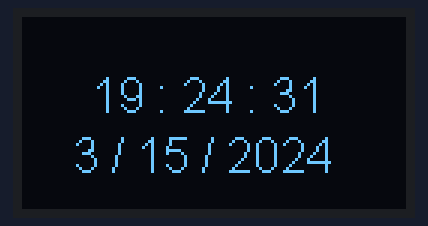
Bench run of a sketch on a simulated ESP8266 (NodeMCU). Shown: 128×64 one-colour display. WiFi joins after 1.5 s; servers stay silent unless stated; what the sketch prints to the serial monitor is not drawn.

Above: at 1.7 s.
At 5.7 s:
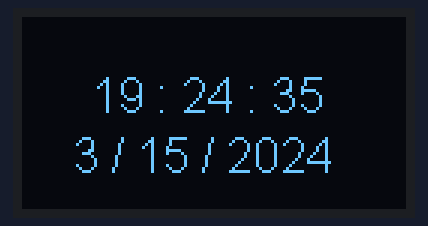
At 9.8 s:
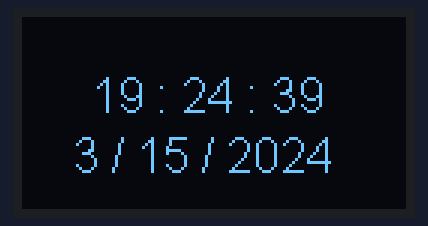
At 19.9 s:
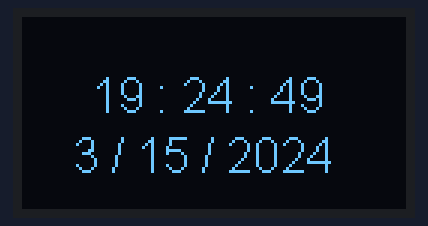
At 29.0 s:
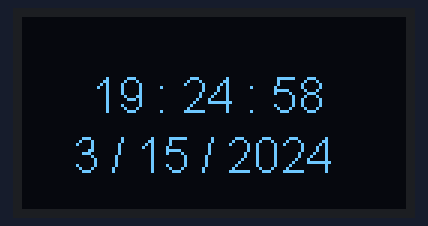
At 38.2 s:
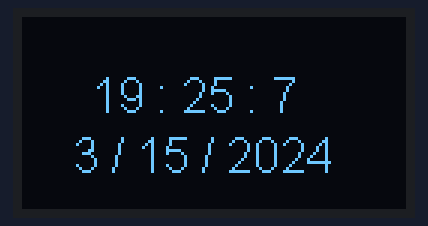

Measured:
- what the display in image 0 shows lasts 1.0 s, from 1.6 s to 2.6 s

The sketch:

NTP_SSD1306.ino
```cpp
#include <ESP8266WiFi.h>
#include <WiFiUdp.h>
#include <TimeLib.h>
#include "SSD1306.h"

const char* ssid = "IoTStLabs";
const char* password = "fold1108";

// NTP 서버
IPAddress timeServer(132, 163, 4, 101); // time-a.timefreq.bldrdoc.gov

const int timeZone = 9;         // 표준 시간대를 설정

WiFiUDP Udp;
unsigned int localPort = 8888;  // UDP 패킷을 수신하기 위한 로컬 포트

SSD1306  display(0x3c, D3, D5);

void setup()
{
  Serial.begin(9600);
  Serial.println();
  Serial.println("SSD1306/NTP_Time");
  Serial.print("Connecting to ");
  Serial.println(ssid);

  display.init();
  display.flipScreenVertically();
  display.setTextAlignment(TEXT_ALIGN_LEFT);
  display.setFont(ArialMT_Plain_16);
  display.drawString(0, 2, "SSD1306 &");
  display.drawString(0, 20, "NTP_Time");
  display.setFont(ArialMT_Plain_10);
  display.drawString(0, 42, "Connecting to ");
  display.drawString(0, 54, ssid);
  display.setFont(ArialMT_Plain_16);
  display.display();

  WiFi.begin(ssid, password);

  while (WiFi.status() != WL_CONNECTED) {
    delay(500);
    Serial.print(".");
  }

  Serial.println();
  Serial.println("Starting UDP!!");
  Udp.begin(localPort);
  Serial.print("Local port: ");
  Serial.println(Udp.localPort());
  Serial.println("waiting for sync...");
  setSyncProvider(getNtpTime);
}

time_t prevDisplay = 0; // when the digital clock was displayed

void loop()
{
  display.clear();
  if (timeStatus() != timeNotSet) {
    if (now() != prevDisplay) { // 시간이 바뀌었을 때만 출력 내용을 업데이트
      prevDisplay = now();
      digitalClockDisplay();
    }
  }
  display.display();
  delay(1000);
}

void digitalClockDisplay(){
  String hhmmss, mmddyy;

  hhmmss = hour();
  hhmmss += " : ";
  hhmmss += minute();
  hhmmss += " : ";
  hhmmss += second();
  display.drawString(23, 17, hhmmss);

  mmddyy = month();
  mmddyy += " / ";
  mmddyy += day();
  mmddyy += " / ";
  mmddyy += year();
  display.drawString(17, 37, mmddyy);

  Serial.print(hhmmss);
  Serial.print(" <> ");
  Serial.println(mmddyy);
}

//-------- NTP code ---------- //
const int NTP_PACKET_SIZE = 48;
byte packetBuffer[NTP_PACKET_SIZE];

time_t getNtpTime()
{
  while (Udp.parsePacket() > 0) ;
  Serial.println("Transmit NTP Request");
  sendNTPpacket(timeServer);
  uint32_t beginWait = millis();
  while (millis() - beginWait < 1500) {
    int size = Udp.parsePacket();
    if (size >= NTP_PACKET_SIZE) {
      Serial.println("Receive NTP Response");
      Udp.read(packetBuffer, NTP_PACKET_SIZE);
      unsigned long secsSince1900;

      secsSince1900 =  (unsigned long)packetBuffer[40] << 24;
      secsSince1900 |= (unsigned long)packetBuffer[41] << 16;
      secsSince1900 |= (unsigned long)packetBuffer[42] << 8;
      secsSince1900 |= (unsigned long)packetBuffer[43];
      return secsSince1900 - 2208988800UL + timeZone * 3600;
    }
  }
  Serial.println("No NTP Response!!");
  return 0;
}

void sendNTPpacket(IPAddress &address)
{
  memset(packetBuffer, 0, NTP_PACKET_SIZE);

  packetBuffer[0] = 0b11100011;
  packetBuffer[1] = 0;
  packetBuffer[2] = 6;
  packetBuffer[3] = 0xEC;
  packetBuffer[12]  = 49;
  packetBuffer[13]  = 0x4E;
  packetBuffer[14]  = 49;
  packetBuffer[15]  = 52;

  Udp.beginPacket(address, 123);
  Udp.write(packetBuffer, NTP_PACKET_SIZE);
  Udp.endPacket();
}
```
